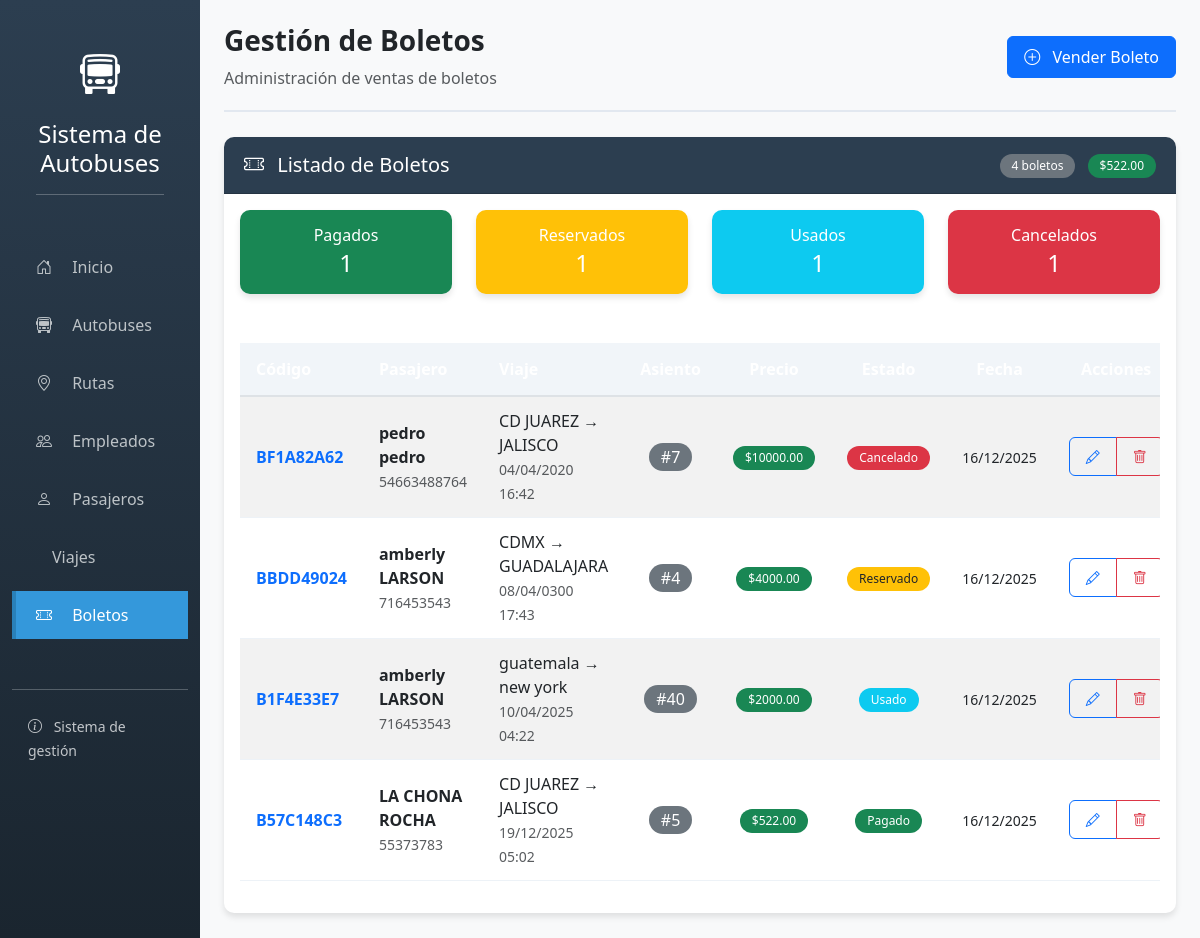
The app's page /boletos/ with its own data.
### app_autobuses/models.py (models this page shows, shortened)
class Boleto(models.Model):
    ESTADOS = [
        ('reservado', 'Reservado'),
        ('pagado', 'Pagado'),
        ('usado', 'Usado'),
        ('cancelado', 'Cancelado'),
    ]
    viaje = models.ForeignKey(Viaje, on_delete=models.CASCADE)
    pasajero = models.ForeignKey(Pasajero, on_delete=models.CASCADE)
    asiento_numero = models.IntegerField()
    precio = models.DecimalField(max_digits=10, decimal_places=2)
    estado = models.CharField(max_length=20, choices=ESTADOS, default='reservado')
    fecha_compra = models.DateTimeField(auto_now_add=True)
    codigo_boleto = models.CharField(max_length=10, unique=True)
    class Meta:
        ordering = ['-fecha_compra']

class Pasajero(models.Model):
    nombre = models.CharField(max_length=50)
    apellido = models.CharField(max_length=50)
    telefono = models.CharField(max_length=15)
    email = models.EmailField()
    fecha_nacimiento = models.DateField()
    direccion = models.TextField()
    class Meta:
        ordering = ['apellido']

class Viaje(models.Model):
    ESTADOS = [
        ('programado', 'Programado'),
        ('en_curso', 'En Curso'),
        ('completado', 'Completado'),
        ('cancelado', 'Cancelado'),
    ]
    autobus = models.ForeignKey(Autobus, on_delete=models.CASCADE)
    ruta = models.ForeignKey(Ruta, on_delete=models.CASCADE)
    conductor = models.ForeignKey(Empleado, on_delete=models.CASCADE, limit_choices_to={'puesto': 'conductor'})
    fecha_salida = models.DateTimeField()
    fecha_llegada_estimada = models.DateTimeField()
    estado = models.CharField(max_length=20, choices=ESTADOS, default='programado')
    asientos_disponibles = models.IntegerField()
    class Meta:
        ordering = ['-fecha_salida']

class Ruta(models.Model):
    origen = models.CharField(max_length=100)
    destino = models.CharField(max_length=100)
    distancia_km = models.DecimalField(max_digits=10, decimal_places=2)
    duracion_estimada = models.CharField(max_length=20, help_text="Formato: 2h 30m")
    precio_base = models.DecimalField(max_digits=10, decimal_places=2)
    activa = models.BooleanField(default=True)
    def __str__(self):
        return f'{self.origen} → {self.destino}'
    class Meta:
        ordering = ['origen']

### app_autobuses/views.py (the view)
# urls.py: path('boletos/', views.boleto_listar, name='boleto_listar'),
def boleto_listar(request):
    boletos = Boleto.objects.all().order_by('-fecha_compra')
    total_ingresos = boletos.filter(estado='pagado').aggregate(total=Sum('precio'))['total'] or 0
    boletos_pagados = boletos.filter(estado='pagado').count()
    boletos_reservados = boletos.filter(estado='reservado').count()
    boletos_usados = boletos.filter(estado='usado').count()
    boletos_cancelados = boletos.filter(estado='cancelado').count()
    context = {
        'boletos': boletos,
        'total_ingresos': total_ingresos,
        'boletos_pagados': boletos_pagados,
        'boletos_reservados': boletos_reservados,
        'boletos_usados': boletos_usados,
        'boletos_cancelados': boletos_cancelados,
    }
    return render(request, 'app_autobuses/boleto/listar.html', context)

### app_autobuses/templates/app_autobuses/boleto/listar.html (shortened to what this page needs)
{% extends 'base.html' %}
{% block header_title %}Gestión de Boletos{% endblock %}
{% block header_subtitle %}Administración de ventas de boletos{% endblock %}
{% block header_buttons %}
<a href="{% url 'boleto_crear' %}" class="btn btn-primary">
    <i class="bi bi-plus-circle me-2"></i> Vender Boleto
</a>
{% endblock %}
{% block content %}
<div class="card">
    <div class="card-header d-flex justify-content-between align-items-center">
        <h5 class="mb-0"><i class="bi bi-ticket-perforated me-2"></i> Listado de Boletos</h5>
        <div>
            <span class="badge bg-secondary">{{ boletos|length }} boletos</span>
            <span class="badge bg-success ms-2">${{ total_ingresos|floatformat:2 }}</span>
        </div>
    </div>
    <div class="card-body">
        <div class="row mb-4">
            <div class="col-md-3">
                <div class="card text-white bg-success">
                    <div class="card-body p-3 text-center">
                        <h6 class="mb-1">Pagados</h6>
                        <h4 class="mb-0">{{ boletos_pagados }}</h4>
                    </div>
                </div>
            </div>
            <div class="col-md-3">
                <div class="card text-white bg-warning">
                    <div class="card-body p-3 text-center">
                        <h6 class="mb-1">Reservados</h6>
                        <h4 class="mb-0">{{ boletos_reservados }}</h4>
                    </div>
                </div>
            </div>
            <div class="col-md-3">
                <div class="card text-white bg-info">
                    <div class="card-body p-3 text-center">
                        <h6 class="mb-1">Usados</h6>
                        <h4 class="mb-0">{{ boletos_usados }}</h4>
                    </div>
                </div>
            </div>
            <div class="col-md-3">
                <div class="card text-white bg-danger">
                    <div class="card-body p-3 text-center">
                        <h6 class="mb-1">Cancelados</h6>
                        <h4 class="mb-0">{{ boletos_cancelados }}</h4>
                    </div>
                </div>
            </div>
        </div>
        {% if boletos %}
        <div class="table-responsive">
            <table class="table table-hover table-striped">
                <thead class="table-dark">
                    <tr>
                        <th>Código</th>
                        <th>Pasajero</th>
                        <th>Viaje</th>
                        <th class="text-center">Asiento</th>
                        <th class="text-center">Precio</th>
                        <th class="text-center">Estado</th>
                        <th class="text-center">Fecha</th>
                        <th width="120" class="text-center">Acciones</th>
                    </tr>
                </thead>
                <tbody>
                    {% for boleto in boletos %}
                    <tr>
                        <td>
                            <strong class="text-primary">{{ boleto.codigo_boleto }}</strong>
                        </td>
                        <td>
                            <strong>{{ boleto.pasajero.nombre }} {{ boleto.pasajero.apellido }}</strong><br>
                            <small class="text-muted">{{ boleto.pasajero.telefono }}</small>
                        </td>
                        <td>
                            {{ boleto.viaje.ruta }}<br>
                            <small class="text-muted">{{ boleto.viaje.fecha_salida|date:"d/m/Y H:i" }}</small>
                        </td>
                        <td class="text-center">
                            <span class="badge bg-secondary fs-6">#{{ boleto.asiento_numero }}</span>
                        </td>
                        <td class="text-center">
                            <span class="badge bg-success">${{ boleto.precio }}</span>
                        </td>
                        <td class="text-center">
                            {% if boleto.estado == 'pagado' %}
                            <span class="badge bg-success">Pagado</span>
                            {% elif boleto.estado == 'reservado' %}
                            <span class="badge bg-warning text-dark">Reservado</span>
                            {% elif boleto.estado == 'usado' %}
                            <span class="badge bg-info">Usado</span>
                            {% else %}
                            <span class="badge bg-danger">Cancelado</span>
                            {% endif %}
                        </td>
                        <td class="text-center">
                            <small>{{ boleto.fecha_compra|date:"d/m/Y" }}</small>
                        </td>
                        <td class="text-center">
                            <div class="btn-group btn-group-sm" role="group">
                                <a href="{% url 'boleto_editar' boleto.id %}"
                                   class="btn btn-outline-primary"
                                   data-bs-toggle="tooltip"
                                   title="Editar">
                                    <i class="bi bi-pencil"></i>
                                </a>
                                <a href="{% url 'boleto_eliminar' boleto.id %}"
                                   class="btn btn-outline-danger"
                                   data-bs-toggle="tooltip"
                                   title="Eliminar">
                                    <i class="bi bi-trash"></i>
                                </a>
                            </div>
                        </td>
                    </tr>
                    {% endfor %}
                </tbody>
            </table>
        </div>
        {% endif %}
    </div>
</div>
{% endblock %}

### app_autobuses/templates/base.html (style rules this page uses)
body { background-color: #f8f9fa; font-family: 'Segoe UI', Tahoma, Geneva, Verdana, sans-serif; }
.card { border: none; border-radius: 10px; box-shadow: 0 4px 6px rgba(0,0,0,0.1); margin-bottom: 25px; }
.card-header { background-color: #2c3e50; color: white; border-radius: 10px 10px 0 0 !important; padding: 15px 20px; font-weight: 600; }
.table th { background-color: #f1f5f9; font-weight: 600; padding: 14px 16px; border-bottom: 2px solid #dee2e6; }
.table td { padding: 12px 16px; vertical-align: middle; border-color: #edf2f7; }
.btn { padding: 8px 16px; border-radius: 6px; font-weight: 500; transition: all 0.3s; }
.badge { padding: 6px 12px; border-radius: 20px; font-weight: 500; }

### records on screen
Boleto: codigo_boleto "BF1A82A62", pasajero.nombre "pedro", pasajero.apellido "pedro", pasajero.telefono "54663488764", viaje.ruta "CD JUAREZ → JALISCO", viaje.fecha_salida "04/04/2020 16:42", asiento_numero "7", precio "10000.00", estado "Cancelado", fecha_compra "16/12/2025"
Boleto: codigo_boleto "BBDD49024", pasajero.nombre "amberly", pasajero.apellido "LARSON", pasajero.telefono "716453543", viaje.ruta "CDMX → GUADALAJARA", viaje.fecha_salida "08/04/0300 17:43", asiento_numero "4", precio "4000.00", estado "Reservado", fecha_compra "16/12/2025"
Boleto: codigo_boleto "B1F4E33E7", pasajero.nombre "amberly", pasajero.apellido "LARSON", pasajero.telefono "716453543", viaje.ruta "guatemala → new york", viaje.fecha_salida "10/04/2025 04:22", asiento_numero "40", precio "2000.00", estado "Usado", fecha_compra "16/12/2025"
Boleto: codigo_boleto "B57C148C3", pasajero.nombre "LA CHONA", pasajero.apellido "ROCHA", pasajero.telefono "55373783", viaje.ruta "CD JUAREZ → JALISCO", viaje.fecha_salida "19/12/2025 05:02", asiento_numero "5", precio "522.00", estado "Pagado", fecha_compra "16/12/2025"

### other values on screen
{{ boletos|length }} "4"
{{ total_ingresos|floatformat:2 }} "522.00"
{{ boletos_pagados }} "1"
{{ boletos_reservados }} "1"
{{ boletos_usados }} "1"
{{ boletos_cancelados }} "1"
